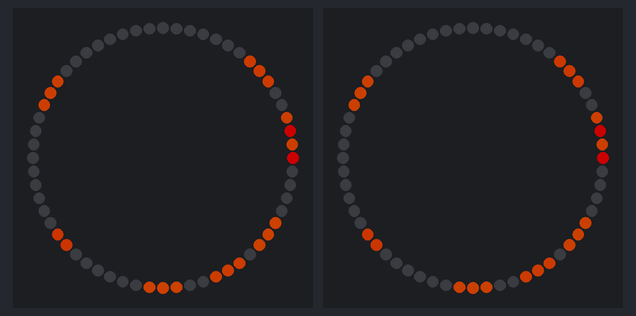
Recording of a sketch running on a simulated Arduino Uno, built with avr-gcc and run on an emulated ATmega328P. Shown: 2 × 60 RGB LEDs in a ring, first at the top, clockwise. Dim RGB values are drawn brighter than linear; random numbers use the default seed unless the sketch sets one.

Above: at 0.07 s.
At 0.54 s:
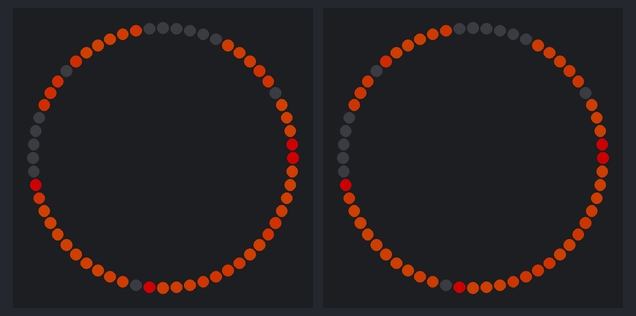
At 39.85 s:
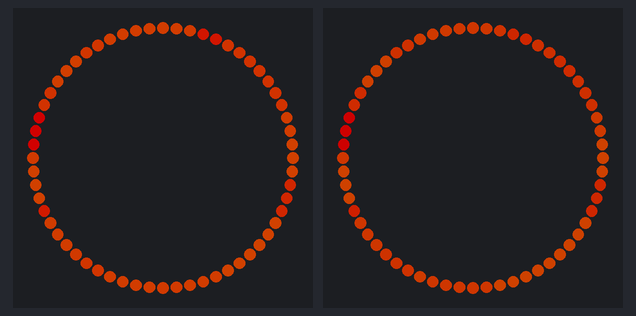

The sketch:

fireplace.ino
```cpp
// (licence header left out)
#include <Adafruit_NeoPixel.h>

/** globals */
#define LED_RING_ORANGE   0xff5000
#define LED_RING_REDISH   0xff4500
#define LED_RING_RED      0xff0000
#define LED_RING_PIN 10
#define LED_RING2_PIN 11
#define LED_RING_NUM 60
#define LED_RING_MIN_BRIGHTNESS 100
#define LED_RING_BRIGHTNESS_RANGE 50
Adafruit_NeoPixel led_ring = Adafruit_NeoPixel(LED_RING_NUM, LED_RING_PIN, NEO_GRB + NEO_KHZ800);
Adafruit_NeoPixel led_ring2 = Adafruit_NeoPixel(LED_RING_NUM, LED_RING2_PIN, NEO_GRB + NEO_KHZ800);

static int led;
static int brightness;
static int one_third = LED_RING_NUM / 3;

/**
 * Set LED color
 */
static void
set_led_color (unsigned long color, int led)
{
    byte red = (color & 0xFF0000) >> 16;
    byte green = (color & 0x00FF00) >> 8;
    byte blue = (color & 0x0000FF);
    led_ring.setPixelColor(led, red, green, blue);
    led_ring2.setPixelColor(led, red, green, blue);
}

/**
 * Color all LEDs
 */
static void
color_leds (unsigned long color)
{
    for (int i = 0; i < LED_RING_NUM; i++) {
        set_led_color(color, i);
    }
}

/**
 * Setup
 */
void
setup (void)
{
    led_ring.begin();
    led_ring.setBrightness(150);
    led_ring2.begin();
    led_ring2.setBrightness(150);
}

/**
 * Loop
 *
 * The idea is simple: in each round randomly select a few LEDs and change their
 * color and brightness
 */
void
loop (void)
{
    led = random(LED_RING_NUM);
    led_ring.setBrightness(LED_RING_MIN_BRIGHTNESS + random(LED_RING_BRIGHTNESS_RANGE));
    led_ring2.setBrightness(LED_RING_MIN_BRIGHTNESS + random(LED_RING_BRIGHTNESS_RANGE));
    set_led_color(LED_RING_ORANGE, led);
    set_led_color(LED_RING_ORANGE, (led+1)%LED_RING_NUM);
    set_led_color(LED_RING_ORANGE, (led+2)%LED_RING_NUM);

    led = random(LED_RING_NUM);
    led_ring.setBrightness(LED_RING_MIN_BRIGHTNESS + random(LED_RING_BRIGHTNESS_RANGE));
    led_ring2.setBrightness(LED_RING_MIN_BRIGHTNESS + random(LED_RING_BRIGHTNESS_RANGE));
    set_led_color(LED_RING_REDISH, led);
    set_led_color(LED_RING_REDISH, (led+1)%LED_RING_NUM);

    led = random(LED_RING_NUM);
    led_ring.setBrightness(LED_RING_MIN_BRIGHTNESS + random(LED_RING_BRIGHTNESS_RANGE));
    led_ring2.setBrightness(LED_RING_MIN_BRIGHTNESS + random(LED_RING_BRIGHTNESS_RANGE));
    set_led_color(LED_RING_ORANGE, led);
    set_led_color(LED_RING_ORANGE, (led+1)%LED_RING_NUM);
    set_led_color(LED_RING_ORANGE, (led+2)%LED_RING_NUM);

    led = random(LED_RING_NUM);
    led_ring.setBrightness(LED_RING_MIN_BRIGHTNESS + random(LED_RING_BRIGHTNESS_RANGE));
    led_ring2.setBrightness(LED_RING_MIN_BRIGHTNESS + random(LED_RING_BRIGHTNESS_RANGE));
    set_led_color(LED_RING_ORANGE, led);
    set_led_color(LED_RING_ORANGE, (led+1)%LED_RING_NUM);
    set_led_color(LED_RING_ORANGE, (led+2)%LED_RING_NUM);

    led = random(LED_RING_NUM);
    led_ring.setBrightness(LED_RING_MIN_BRIGHTNESS + random(LED_RING_BRIGHTNESS_RANGE));
    led_ring2.setBrightness(LED_RING_MIN_BRIGHTNESS + random(LED_RING_BRIGHTNESS_RANGE));
    set_led_color(LED_RING_ORANGE, led);
    set_led_color(LED_RING_ORANGE, (led+1)%LED_RING_NUM);
    set_led_color(LED_RING_ORANGE, (led+2)%LED_RING_NUM);

    led = 10 + random(LED_RING_NUM - 10);
    led_ring.setBrightness(LED_RING_MIN_BRIGHTNESS + random(LED_RING_BRIGHTNESS_RANGE));
    led_ring2.setBrightness(LED_RING_MIN_BRIGHTNESS + random(LED_RING_BRIGHTNESS_RANGE));
    set_led_color(LED_RING_RED, led);
    set_led_color(LED_RING_RED, (led+2)%LED_RING_NUM);

    led = one_third + random(one_third);
    led_ring.setBrightness(LED_RING_MIN_BRIGHTNESS + random(LED_RING_BRIGHTNESS_RANGE));
    led_ring2.setBrightness(LED_RING_MIN_BRIGHTNESS + random(LED_RING_BRIGHTNESS_RANGE));
    set_led_color(LED_RING_ORANGE, led);
    set_led_color(LED_RING_ORANGE, (led+1)%LED_RING_NUM);
    set_led_color(LED_RING_ORANGE, (led+2)%LED_RING_NUM);

    led = one_third + random(one_third);
    led_ring.setBrightness(LED_RING_MIN_BRIGHTNESS + random(LED_RING_BRIGHTNESS_RANGE));
    led_ring2.setBrightness(LED_RING_MIN_BRIGHTNESS + random(LED_RING_BRIGHTNESS_RANGE));
    set_led_color(LED_RING_ORANGE, led);
    set_led_color(LED_RING_ORANGE, (led+1)%LED_RING_NUM);
    set_led_color(LED_RING_ORANGE, (led+2)%LED_RING_NUM);

    led_ring.show();
    led_ring2.show();
    delay(100);
}
```
